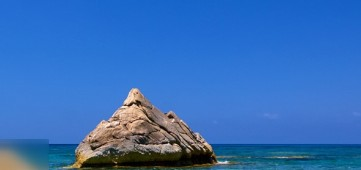
#> input picture Picture/water.jpg, 361 x 170 px
$ python '13_仿射变换.py'
#> lines starting #> are read from the running program, lines starting #| are printed output that depends on the picture
import numpy as np
import cv2

img = cv2.imread('../../Picture/water.jpg', 1)
#> img is the input picture: shape (170, 361, 3); mean B, G, R 186.1, 111.4, 54.6
imgInfo = img.shape
#> imgInfo = (170, 361, 3)
print("img.shape:", imgInfo)  # 输出图片的[宽度, 高度, 图片的颜色组成方式]
#| img.shape: (170, 361, 3)
cv2.imshow("img", img)
height = imgInfo[0]
#> height = 170
width = imgInfo[1]
#> width = 361
mode = imgInfo[2]
#> mode = 3

# src --> dst   (左上角, 左下角, 右上角)
matSrc = np.float32([[0, 0], [0, height - 1], [width - 1, 0]])  # 分别对应以上三个点
#> matSrc = [[0, 0], [0, 169], [360, 0]]
for i in range(0, 170):

    matDst = np.float32([[[0, 0], [i, height - i], [width - i, i]]])
    # 组合
    matAffine = cv2.getAffineTransform(matSrc, matDst)  # 将matSrc对应的三个点映射到matDst的三个点

    dst = cv2.warpAffine(img, matAffine, (width, height))
    cv2.imshow("dst", dst)
    cv2.waitKey(1)
#> this loop made 170 passes
#> pass 1, `dst = cv2.warpAffine(img, matAffine, (width, height))`:
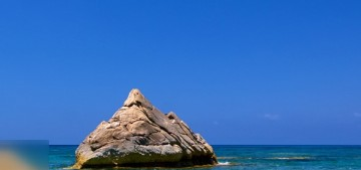
#> dst: shape (170, 361, 3); mean B, G, R 186.6, 111.5, 54.7
#> pass 2, `dst = cv2.warpAffine(img, matAffine, (width, height))`:
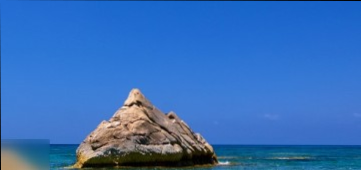
#> dst: shape (170, 361, 3); mean B, G, R 185.5, 111, 54.5
#> pass 3, `dst = cv2.warpAffine(img, matAffine, (width, height))`:
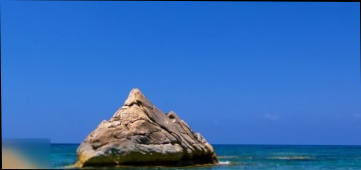
#> dst: shape (170, 361, 3); mean B, G, R 184.1, 110.2, 54.1
